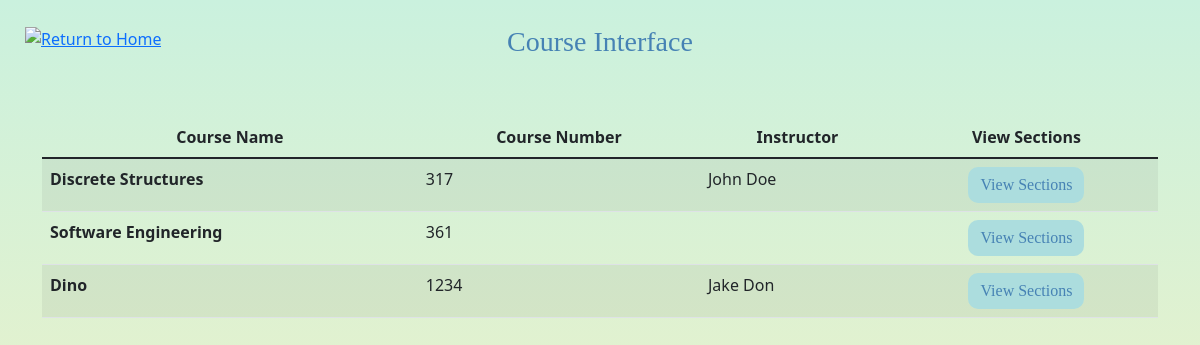
/home.html/course.html/ (signed in), run on the app's committed database.
### ProjectApp/models.py (models this page shows)
class Course(models.Model):
    name = models.CharField(max_length=70, null=True)
    number = models.IntegerField(primary_key=True)
    instructor = models.ForeignKey(User, blank=True, null=True, on_delete=models.PROTECT, related_name='+')

class User(models.Model):
    email = models.EmailField(primary_key=True)
    account_type = models.CharField(max_length=20, choices=ACCOUNT_TYPE)
    first_name = models.CharField(max_length=30)
    last_name = models.CharField(max_length=30)
    password = models.CharField(max_length=100)
    phone_number = models.CharField(blank=True, max_length=10)
    address = models.CharField(blank=True, max_length=100)
    office_hours_days = models.CharField(blank=True, max_length=100)
    office_hours_times = models.CharField(blank=True, max_length=100)
    office_hours_room = models.CharField(blank=True, max_length=100)
    skills = models.CharField(blank=True, max_length=300)

### ProjectApp/views.py (the view, shortened to what this page needs)
# urls.py: path('home.html/course.html/', CourseInterface.as_view()),
class CourseInterface(View):
    def get(self, request):
        user = User.objects.get(email=request.session['user'])
        return render(request, "course.html", {"user": user, "courses": Course.objects.all()})

### templates/course.html (shortened to what this page needs)
<!DOCTYPE html>
<html lang="en">
<head>
    <link href="https://cdn.jsdelivr.net/npm/bootstrap@5.1.3/dist/css/bootstrap.min.css" rel="stylesheet">
</head>
<body>
<form action="#" method="post">
    <a href = "/home.html" target = "_self" style="position:fixed; top:25px; left:25px">
         <img src = "https://upload.wikimedia.org/wikipedia/commons/thumb/3/30/Home_free_icon.svg/690px-Home_free_icon.svg.png" width="50" height="50" alt = "Return to Home" />
    </a>
    <h3 align="center" style="padding-top:25px"> Course Interface </h3>
    <div class="container" align="center" style="padding-top:50px">
    <table class="table table-striped table-hover">
        <thead>
            <tr>
                <th scope="col" style="text-align: center">Course Name</th>
                <th scope="col" style="text-align: center">Course Number</th>
                <th scope="col" style="text-align: center">Instructor</th>
                <th scope="col" style="text-align: center">View Sections</th>
            </tr>
        </thead>
        <tbody>
            {% for i in courses %}
            <tr>
                <th scope="row" style="text-align: left" >{{ i.name }}</th>
                    <td>{{ i.number }}</td>
                    <td>{{ i.instructor.first_name }} {{ i.instructor.last_name }}</td>
                    <td class="align"><input type="submit" role="button" name = "{{ i.number }}" value="View Sections" class="btn"></td>
            </tr>
            {% endfor %}
        </tbody>
    </table>
    </div>
     <br>
</form>
</body>
</html>

### templates/course.html (style rules this page uses)
body { background: linear-gradient(to bottom, #CAF1DE 0%, #fff2bd 100%); background-attachment: fixed }
.btn { background-color: #ACDDDE; border-radius: 10px; font-family: SansSerif; color:steelblue; transition-duration: .5s; border-width:0; border-color: #49b4b6; }
.align { text-align: center; }
h3 { font-family: SansSerif; font-weight:10; color:steelblue; }

### data on the page
Course: name "Discrete Structures", number "317", instructor.first_name "John", instructor.last_name "Doe"
Course: name "Software Engineering", number "361"
Course: name "Dino", number "1234", instructor.first_name "Jake", instructor.last_name "Don"
